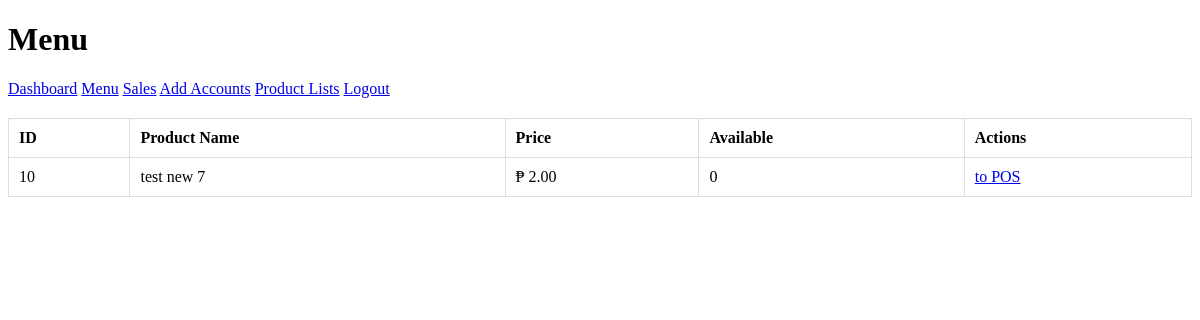
Before: /views/menu.php (signed in) with the older database file.
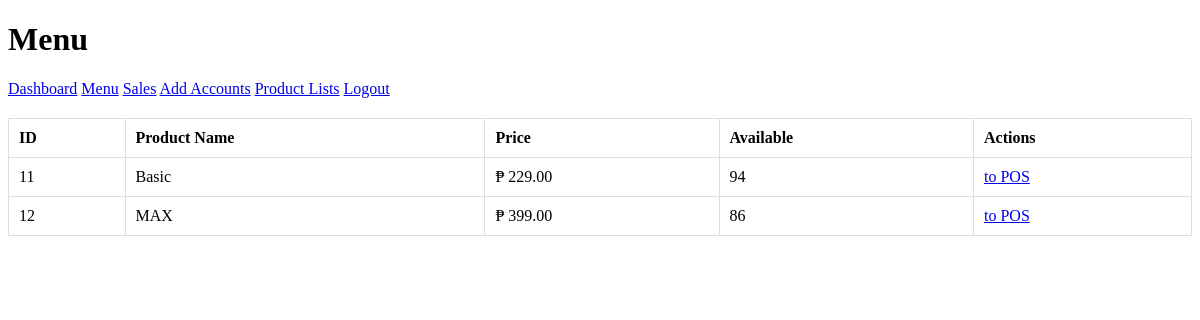
After: the same page with the newer database file.
### tables this page shows
CREATE TABLE `products` (
  `id` int(11) NOT NULL,
  `product_name` varchar(100) NOT NULL,
  `price` float NOT NULL,
  `available` int(11) NOT NULL
);

### classes/Database.php (called while the page is built, shortened)
<?php
class Database {
    private $host = 'localhost';
    private $username = 'root';
    private $password = 'root';
    private $database = 'php-oop';
    public function connect() {
        $conn = new mysqli($this->host, $this->username, $this->password, $this->database);
        return $conn;
    }
}
?>

### classes/Product.php (called while the page is built, shortened)
<?php
require_once 'Database.php';
class Product
{
    private $conn;
    public function __construct()
    {
        $db = new Database();
        $this->conn = $db->connect();
    }
    public function getAllProducts()
    {
        $result = $this->conn->query("SELECT * FROM products");
        return $result->fetch_all(MYSQLI_ASSOC);
    }
}

### views/menu.php (the view, shortened to what this page needs)
<?php
require_once '../classes/Product.php';
$product = new Product();
$products = $product->getAllProducts();
?>
<!DOCTYPE html>
<html lang="en">
<head>
</head>
<body>
    <h1>Menu</h1>
    <?php include 'sidebar.php'; ?>
    <table>
        <tr>
            <th>ID</th>
            <th>Product Name</th>
            <th>Price</th>
            <th>Available</th>
            <th>Actions</th>
        </tr>
        <?php foreach ($products as $product) : ?>
            <tr>
                <td><?php echo $product['id']; ?></td>
                <td><?php echo $product['product_name']; ?></td>
                <td>₱ <?php echo number_format( $product['price'], 2, '.', ','); ?></td>
                <td><?php echo $product['available']; ?></td>
                <td>
                    <a href="pay.php?id=<?php echo $product['id']; ?>">to POS</a>
                </td>
            </tr>
        <?php endforeach; ?>
    </table>
</body>
</html>

Changed rows visible on the page:
removed products: id "10", product_name "test new 7", price "2.00", available "0"
added products: id "11", product_name "Basic", price "229.00", available "94"
added products: id "12", product_name "MAX", price "399.00", available "86"
